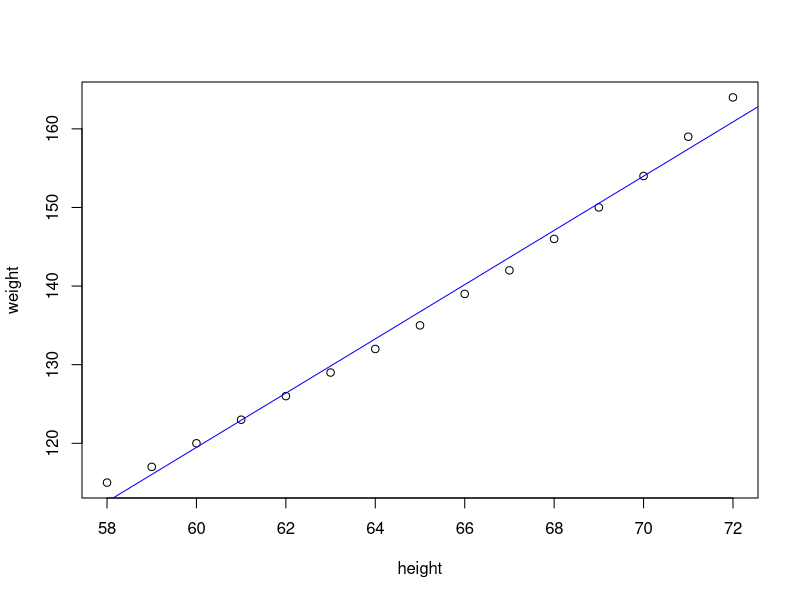

The R script that drew this image:
##### 단순(단일) 회귀 분석 #####
### y = ax + b

str(women)  # 미국 여성을 대상으로 키와 몸무게를 조사(30~39세)
women

plot(weight ~ height, data=women)

fit <- lm(weight ~ height, data=women)
fit   # Intercept = -87.52 절편 을 의미, height = 3.45 기울기를 의미

abline(fit, col="blue")  # 파랑 선 긋기
summary(fit)  # R-squared:  0.991 

cor.test(women$weight, women$height)

# 상관분석에서 측정값은 R계수라고 하고 이를 상관계수라고 함(관계가 있는지 없는지)
# 회귀분석에서는 R에다가 제곱(^2)을 해서 나온 값을 설명계수라고 함

0.9954948^2

# y = ax + b
62*3.45 - 87.52  # 몸무기게 62일때 기울기인 3.45를 곱하고 절편인 -87.52를 더하면 키를 알 수 있음(126.38)

